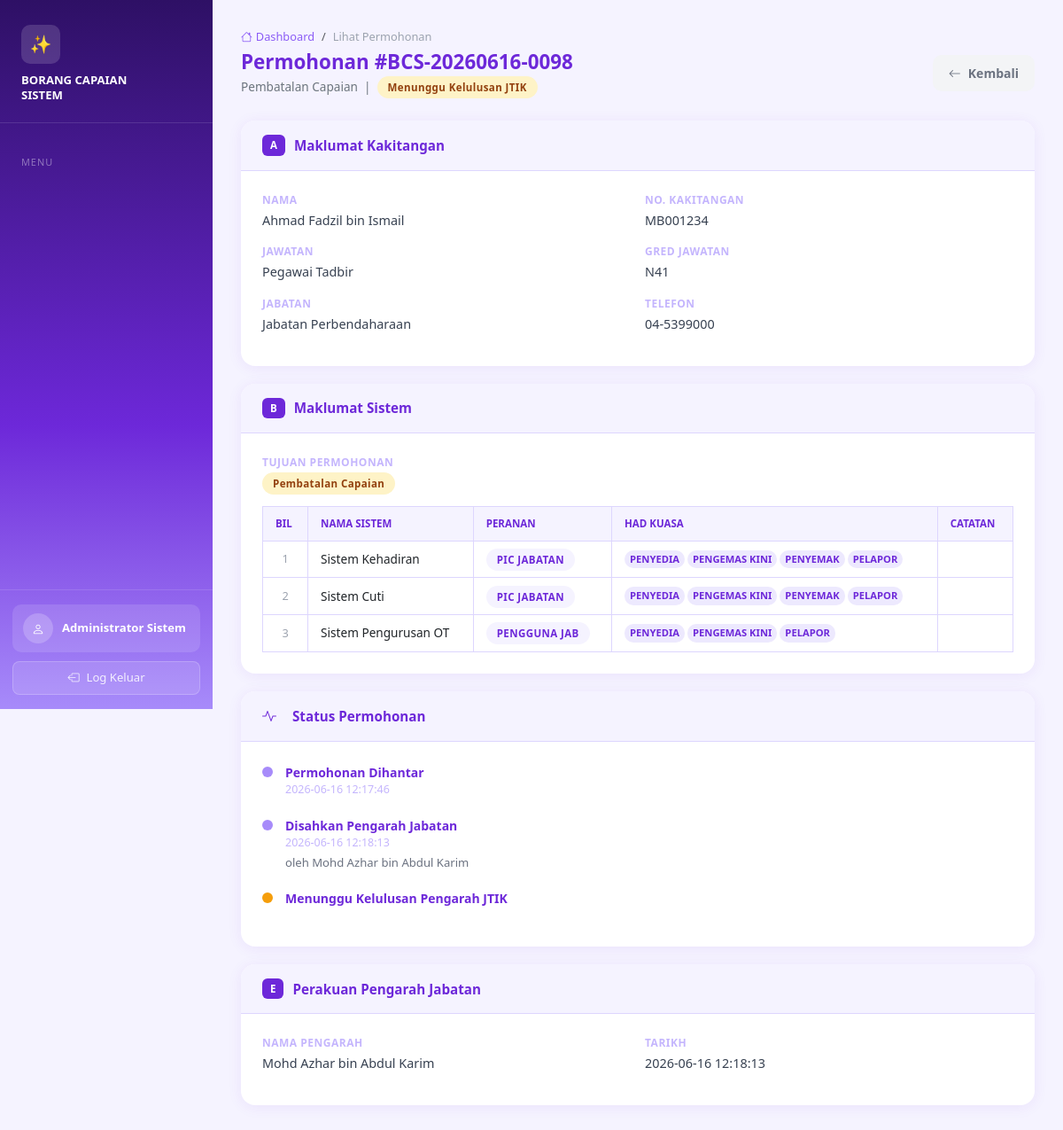
Page /view_permohonan.php?id=3 (signed in) on the committed database.
### tables this page shows
CREATE TABLE `permohonan` (
    `id`                    INT AUTO_INCREMENT PRIMARY KEY,
    `no_rujukan`            VARCHAR(50) UNIQUE,
    `user_id`               INT NOT NULL,
    `nama`                  VARCHAR(255) NOT NULL,
    `no_kakitangan`         VARCHAR(50) NOT NULL,
    `jawatan`               VARCHAR(255) NOT NULL,
    `gred_jawatan`          VARCHAR(50) NOT NULL,
    `jabatan`               VARCHAR(255) NOT NULL,
    `telefon`               VARCHAR(50) NOT NULL,
    `tujuan`                VARCHAR(50) NOT NULL,
    `status`                VARCHAR(50) NOT NULL DEFAULT 'MENUNGGU_PENGARAH_JAB',
    `tarikh_pemohon`        DATETIME DEFAULT CURRENT_TIMESTAMP,
    `pengarah_jab_id`       INT,
    `nama_pengarah_jab`     VARCHAR(255),
    `tarikh_pengarah_jab`   DATETIME,
    `pengarah_jtik_id`      INT,
    `kelulusan_jtik`        VARCHAR(50),
    `alasan_jtik`           TEXT,
    `tarikh_jtik`           DATETIME,
    `it_pemberi_nama`       VARCHAR(255),
    `it_pemberi_cop`        VARCHAR(255),
    `it_penyemak_nama`      VARCHAR(255),
    `it_penyemak_cop`       VARCHAR(255),
    `tarikh_it`             DATETIME,
    `created_at`            DATETIME DEFAULT CURRENT_TIMESTAMP,
    FOREIGN KEY (`user_id`) REFERENCES `users`(`id`)
);

CREATE TABLE `permohonan_sistem` (
    `id`             INT AUTO_INCREMENT PRIMARY KEY,
    `permohonan_id`  INT NOT NULL,
    `bil`            INT NOT NULL,
    `nama_sistem`    VARCHAR(255) NOT NULL,
    `catatan`        TEXT,
    `peranan_sistem` VARCHAR(50) DEFAULT '',
    `penyedia`       TINYINT(1) DEFAULT 0,
    `pengemaskini`   TINYINT(1) DEFAULT 0,
    `penyemak`       TINYINT(1) DEFAULT 0,
    `pelapor`        TINYINT(1) DEFAULT 0,
    `pengesah`       TINYINT(1) DEFAULT 0,
    `pelulus`        TINYINT(1) DEFAULT 0,
    `penghapus`      TINYINT(1) DEFAULT 0,
    FOREIGN KEY (`permohonan_id`) REFERENCES `permohonan`(`id`)
);

### config.php (called while the page is built, shortened)
<?php
function statusLabel($status) {
    return match($status) {
        'MENUNGGU_PENYEMAK'     => 'Menunggu Penyemak',
        'MENUNGGU_PENGARAH_JAB' => 'Menunggu Pengarah Jabatan',
        'MENUNGGU_JTIK'         => 'Menunggu Kelulusan JTIK',
        'DILULUSKAN'            => 'Diluluskan',
        'TIDAK_DILULUSKAN'      => 'Tidak Diluluskan',
        'AKSES_DIBERIKAN'       => 'Akses Diberikan',
        default                 => $status,
    };
}
function statusClass($status) {
    return match($status) {
        'MENUNGGU_PENYEMAK'     => 'badge-secondary',
        'MENUNGGU_PENGARAH_JAB' => 'badge-warning',
        'MENUNGGU_JTIK'         => 'badge-info',
        'DILULUSKAN'            => 'badge-success',
        'TIDAK_DILULUSKAN'      => 'badge-danger',
        'AKSES_DIBERIKAN'       => 'badge-primary',
        default                 => 'badge-secondary',
    };
}
function fungsiLabel($fungsi) {
    return match($fungsi) {
        'penyedia'     => 'PENYEDIA',
        'pengemaskini' => 'PENGEMAS KINI',
        'penyemak'     => 'PENYEMAK',
        'pelapor'      => 'PELAPOR',
        'pengesah'     => 'PENGESAH',
        'pelulus'      => 'PELULUS',
        'penghapus'    => 'PENGHAPUS',
        default        => strtoupper($fungsi),
    };
}
function tujuanLabel($tujuan) {
    return match($tujuan) {
        'baru'       => 'Permohonan Baru',
        'kemaskini'  => 'Kemaskini Capaian',
        'pembatalan' => 'Pembatalan Capaian',
        default      => $tujuan,
    };
}

### view_permohonan.php (the view, shortened to what this page needs)
<?php
require_once __DIR__ . '/_includes.php';
$id = (int)($_GET['id'] ?? 0);
$db = getDB();
$perm = $db->prepare("SELECT p.*, u.username FROM permohonan p JOIN users u ON p.user_id=u.id WHERE p.id=?");
$perm->execute([$id]);
$r = $perm->fetch();
$sistemList = $db->prepare("SELECT * FROM permohonan_sistem WHERE permohonan_id=? ORDER BY bil");
$sistemList->execute([$id]);
$sistems = $sistemList->fetchAll();
$backUrl = match($_SESSION['role']) {
    'pengarah_jab'=>'dashboard_pengarah_jab.php','pengarah_jtik'=>'dashboard_pengarah_jtik.php','admin_it'=>'dashboard_admin_it.php',default=>'dashboard_pemohon.php'
};
?>
<!DOCTYPE html>
<html lang="ms">
<head>
    <link href="https://cdn.jsdelivr.net/npm/bootstrap@5.3.0/dist/css/bootstrap.min.css" rel="stylesheet">
    <link href="https://cdn.jsdelivr.net/npm/bootstrap-icons@1.11.0/font/bootstrap-icons.css" rel="stylesheet">
</head>
<body>
<div class="main-content">
    <div class="page-header">
        <nav aria-label="breadcrumb"><ol class="breadcrumb">
            <li class="breadcrumb-item"><a href="<?=$backUrl?>"><i class="bi bi-house me-1"></i>Dashboard</a></li>
            <li class="breadcrumb-item active">Lihat Permohonan</li>
        </ol></nav>
        <div style="display:flex;align-items:center;justify-content:space-between;flex-wrap:wrap;gap:10px">
            <div>
                <h4>Permohonan #<?= htmlspecialchars($r['no_rujukan'] ?? $r['id']) ?></h4>
                <p><?= tujuanLabel($r['tujuan']) ?> &nbsp;|&nbsp; <span class="badge-status <?= statusClass($r['status']) ?>"><?= statusLabel($r['status']) ?></span></p>
            </div>
            <a href="<?=$backUrl?>" class="btn-secondary-soft"><i class="bi bi-arrow-left"></i> Kembali</a>
        </div>
    </div>
    <div class="view-card">
        <div class="view-card-header"><span style="background:#6d28d9;color:#fff;font-size:0.72rem;font-weight:700;padding:3px 9px;border-radius:6px">A</span><h6>Maklumat Kakitangan</h6></div>
        <div class="view-card-body">
            <div class="info-row">
                <div class="info-item"><label>Nama</label><div class="val"><?= htmlspecialchars($r['nama']) ?></div></div>
                <div class="info-item"><label>No. Kakitangan</label><div class="val"><?= htmlspecialchars($r['no_kakitangan']) ?></div></div>
                <div class="info-item"><label>Jawatan</label><div class="val"><?= htmlspecialchars($r['jawatan']) ?></div></div>
                <div class="info-item"><label>Gred Jawatan</label><div class="val"><?= htmlspecialchars($r['gred_jawatan']) ?></div></div>
                <div class="info-item"><label>Jabatan</label><div class="val"><?= htmlspecialchars($r['jabatan']) ?></div></div>
                <div class="info-item"><label>Telefon</label><div class="val"><?= htmlspecialchars($r['telefon']) ?></div></div>
            </div>
        </div>
    </div>
    <div class="view-card">
        <div class="view-card-header"><span style="background:#6d28d9;color:#fff;font-size:0.72rem;font-weight:700;padding:3px 9px;border-radius:6px">B</span><h6>Maklumat Sistem</h6></div>
        <div class="view-card-body">
            <div class="info-item mb-3"><label>Tujuan Permohonan</label><div class="val"><span class="badge-status badge-info"><?= tujuanLabel($r['tujuan']) ?></span></div></div>
            <?php if (!empty($sistems)): ?>
            <div style="overflow-x:auto">
            <table class="sistem-table">
                <thead><tr><th>Bil</th><th>Nama Sistem</th><th>Peranan</th><th>Had Kuasa</th><th>Catatan</th></tr></thead>
                <tbody>
                <?php foreach($sistems as $s): ?>
                <tr>
                    <td style="text-align:center;color:#9ca3af;font-size:0.8rem"><?=$s['bil']?></td>
                    <td><?= htmlspecialchars($s['nama_sistem']) ?></td>
                    <td>
                        <?php if (!empty($s['peranan_sistem'])): ?>
                        <?php $pLabel = SENARAI_PERANAN[$s['peranan_sistem']] ?? strtoupper($s['peranan_sistem']); ?>
                        <span class="badge-status badge-primary"><?= htmlspecialchars($pLabel) ?></span>
                        <?php else: ?>
                        <span style="color:#d1d5db;font-size:0.8rem">—</span>
                        <?php endif; ?>
                    </td>
                    <td>
                        <div style="display:flex;flex-wrap:wrap;gap:3px">
                        <?php $anyHk = false; foreach(SENARAI_FUNGSI as $f): if ($s[$f] ?? 0): $anyHk = true; ?>
                        <span style="display:inline-block;font-size:0.7rem;padding:2px 6px;border-radius:10px;background:#ede9fe;color:#6d28d9;font-weight:600"><?= fungsiLabel($f) ?></span>
                        <?php endif; endforeach; ?>
                        </div>
                    </td>
                    <td style="color:#6b7280;font-size:0.82rem"><?= htmlspecialchars($s['catatan'] ?? '-') ?></td>
                </tr>
                <?php endforeach; ?>
                </tbody>
            </table>
            </div>
            <?php else: ?>
            <p style="color:#9ca3af;font-size:0.85rem"><i class="bi bi-info-circle me-1"></i>Tiada sistem dipilih (permohonan pembatalan).</p>
            <?php endif; ?>
        </div>
    </div>
    <div class="view-card">
        <div class="view-card-header"><i class="bi bi-activity me-2" style="color:#6d28d9"></i><h6>Status Permohonan</h6></div>
        <div class="view-card-body">
            <ul class="timeline">
                <li><div class="tl-dot done"></div><div class="tl-content"><div class="tl-title">Permohonan Dihantar</div><div class="tl-date"><?=$r['created_at']?></div></div></li>
                <?php if ($r['tarikh_pengarah_jab']): ?>
                <li><div class="tl-dot done"></div><div class="tl-content"><div class="tl-title">Disahkan Pengarah Jabatan</div><div class="tl-date"><?=$r['tarikh_pengarah_jab']?></div><?php if($r['nama_pengarah_jab']): ?><div class="tl-note">oleh <?= htmlspecialchars($r['nama_pengarah_jab']) ?></div><?php endif; ?></div></li>
                <?php elseif(in_array($r['status'],['MENUNGGU_PENGARAH_JAB'])): ?>
                <li><div class="tl-dot active"></div><div class="tl-content"><div class="tl-title">Menunggu Pengesahan Pengarah Jabatan</div></div></li>
                <?php endif; ?>
                <?php if ($r['tarikh_jtik']): ?>
                <li><div class="tl-dot <?=$r['kelulusan_jtik']==='DILULUSKAN'?'done':'tl-dot-danger'?>"></div>
                    <div class="tl-content">
                        <div class="tl-title"><?=$r['kelulusan_jtik']==='DILULUSKAN'?'Diluluskan Pengarah JTIK':'Tidak Diluluskan'?></div>
                        <div class="tl-date"><?=$r['tarikh_jtik']?></div>
                        <?php if($r['alasan_jtik']): ?><div class="tl-note">Alasan: <?= htmlspecialchars($r['alasan_jtik']) ?></div><?php endif; ?>
                    </div>
                </li>
                <?php elseif($r['status']==='MENUNGGU_JTIK'): ?>
                <li><div class="tl-dot active"></div><div class="tl-content"><div class="tl-title">Menunggu Kelulusan Pengarah JTIK</div></div></li>
                <?php endif; ?>
            </ul>
        </div>
    </div>
    <?php if ($r['tarikh_pengarah_jab']): ?>
    <div class="view-card">
        <div class="view-card-header"><span style="background:#6d28d9;color:#fff;font-size:0.72rem;font-weight:700;padding:3px 9px;border-radius:6px">E</span><h6>Perakuan Pengarah Jabatan</h6></div>
        <div class="view-card-body">
            <div class="info-row">
                <div class="info-item"><label>Nama Pengarah</label><div class="val"><?= htmlspecialchars($r['nama_pengarah_jab']) ?></div></div>
                <div class="info-item"><label>Tarikh</label><div class="val"><?= $r['tarikh_pengarah_jab'] ?></div></div>
            </div>
        </div>
    </div>
    <?php endif; ?>
</div>
</body></html>

### _includes.php (style rules this page uses)
* { box-sizing: border-box; }
body { font-family: 'Segoe UI', sans-serif; background: #f5f3ff; min-height: 100vh; margin: 0; }
.main-content { margin-left: 240px; padding: 32px; min-height: 100vh; }
.page-header { margin-bottom: 28px; }
.page-header h4 { font-size: 1.4rem; font-weight: 700; color: #6d28d9; margin-bottom: 4px; }
.page-header p { color: #6c757d; font-size: 0.85rem; margin: 0; }
.page-header .breadcrumb { font-size: 0.8rem; margin-bottom: 6px; }
.page-header .breadcrumb-item a { color: #8b5cf6; text-decoration: none; font-weight: 500; }
.page-header .breadcrumb-item.active { color: #9ca3af; }
.badge-status { padding: 5px 12px; border-radius: 20px; font-size: 0.72rem; font-weight: 700; letter-spacing: 0.4px; white-space: nowrap; }
.badge-info { background: #fef3c7; color: #92400e; }
.badge-primary { background: #f5f3ff; color: #6d28d9; }
.btn-secondary-soft { display: inline-flex; align-items: center; gap: 8px; background: #f3f4f6; color: #6b7280; border: none; border-radius: 10px; padding: 10px 18px; font-size: 0.875rem; font-weight: 600; text-decoration: none; cursor: pointer; transition: background 0.15s; }
.view-card { background: #fff; border-radius: 16px; box-shadow: 0 2px 16px rgba(109,40,217,0.08); margin-bottom: 20px; overflow: hidden; }
.view-card-header { padding: 16px 24px; background: #f5f3ff; border-bottom: 1px solid #ddd6fe; display: flex; align-items: center; gap: 10px; }
.view-card-header h6 { font-size: 0.95rem; font-weight: 700; color: #6d28d9; margin: 0; }
.view-card-body { padding: 24px; }
.info-row { display: grid; grid-template-columns: 1fr 1fr; gap: 16px; margin-bottom: 12px; }
.info-item label { font-size: 0.75rem; font-weight: 600; text-transform: uppercase; letter-spacing: 0.5px; color: #c4b5fd; display: block; margin-bottom: 3px; }
.info-item .val { font-size: 0.9rem; color: #374151; font-weight: 500; }
.timeline { list-style: none; padding: 0; margin: 0; }
.timeline li { display: flex; gap: 14px; margin-bottom: 20px; }
.tl-dot { width: 12px; height: 12px; border-radius: 50%; flex-shrink: 0; margin-top: 4px; }
.tl-dot.done { background: #a78bfa; }
.tl-dot.active { background: #f59e0b; }
.tl-content .tl-title { font-size: 0.875rem; font-weight: 600; color: #6d28d9; }
.tl-content .tl-date { font-size: 0.78rem; color: #c4b5fd; }
.tl-content .tl-note { font-size: 0.82rem; color: #6b7280; margin-top: 3px; }
.sistem-table { width: 100%; border-collapse: collapse; font-size: 0.85rem; }
.sistem-table th, .sistem-table td { padding: 10px 14px; border: 1px solid #ddd6fe; }
.sistem-table thead th { background: #f5f3ff; color: #6d28d9; font-weight: 700; font-size: 0.72rem; text-transform: uppercase; }

### rows in the picture
permohonan: no_rujukan "BCS-20260616-0098", tujuan "Pembatalan Capaian", status "Menunggu Kelulusan JTIK", nama "Ahmad Fadzil bin Ismail", no_kakitangan "MB001234", jawatan "Pegawai Tadbir", gred_jawatan "N41", jabatan "Jabatan Perbendaharaan", telefon "04-5399000", created_at "2026-06-16 12:17:46", tarikh_pengarah_jab "2026-06-16 12:18:13", nama_pengarah_jab "Mohd Azhar bin Abdul Karim"
permohonan_sistem: bil "1", nama_sistem "Sistem Kehadiran", peranan_sistem "PIC JABATAN", f "PENYEDIA", f "PENGEMAS KINI", f "PENYEMAK", f "PELAPOR"
permohonan_sistem: bil "2", nama_sistem "Sistem Cuti", peranan_sistem "PIC JABATAN", f "PENYEDIA", f "PENGEMAS KINI", f "PENYEMAK", f "PELAPOR"
permohonan_sistem: bil "3", nama_sistem "Sistem Pengurusan OT", peranan_sistem "PENGGUNA JAB", f "PENYEDIA", f "PENGEMAS KINI", f "PELAPOR"

### other values in the picture
$username "Administrator Sistem"
